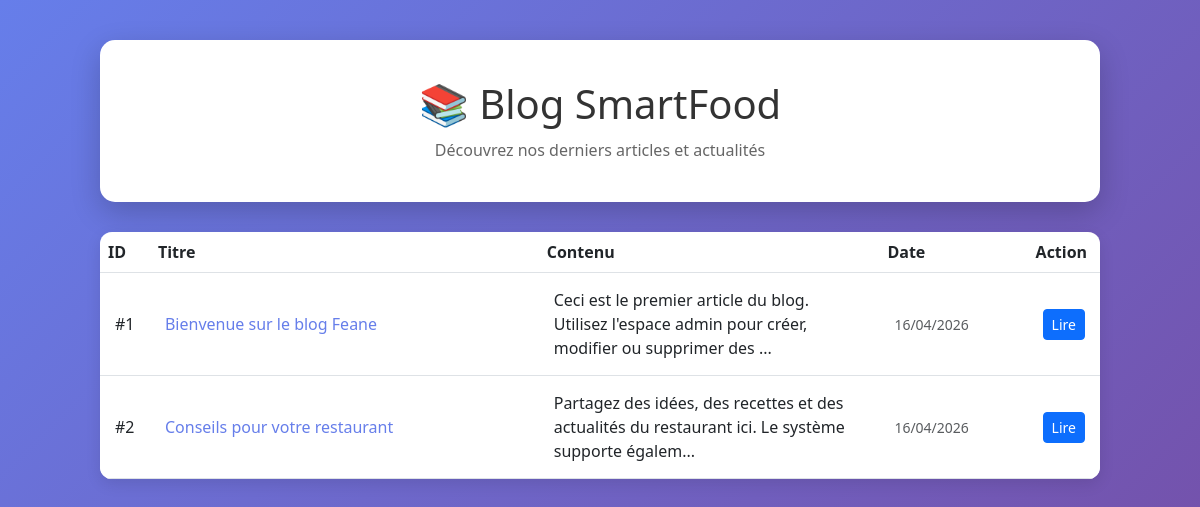
The page /blogMVC/View/FrontOffice/index.php on the database its author committed.
### tables this page shows
CREATE TABLE IF NOT EXISTS `articles` (
  `id` INT UNSIGNED NOT NULL AUTO_INCREMENT,
  `title` VARCHAR(255) NOT NULL,
  `content` TEXT NOT NULL,
  `created_at` TIMESTAMP NOT NULL DEFAULT CURRENT_TIMESTAMP,
  PRIMARY KEY (`id`)
);

### blogMVC/Controller/BlogController.php (called while the page is built, shortened)
<?php
require_once __DIR__ . '/../config.php';
require_once __DIR__ . '/../Model/Blog.php';
class BlogController
{
    private $blog;
    public function __construct(Blog $blog)
    {
        $this->blog = $blog;
    }
    public function getAllArticles(): array
    {
        return $this->blog->getAllArticles();
    }
}

### blogMVC/Model/Blog.php (called while the page is built, shortened)
<?php
class Blog
{
    private $pdo;
    public function __construct(PDO $pdo, ?int $id = null)
    {
        $this->pdo = $pdo;
    }
    public function getAllArticles(): array
    {
        try {
            $stmt = $this->pdo->query('SELECT * FROM articles ORDER BY created_at DESC');
            return $stmt->fetchAll(PDO::FETCH_ASSOC);
        } catch (PDOException $e) {
            throw new Exception('Erreur lors de la récupération des articles: ' . $e->getMessage());
        }
    }
}

### blogMVC/config.php (called while the page is built, shortened)
<?php
function h($value): string
{
    return htmlspecialchars($value, ENT_QUOTES, 'UTF-8');
}

### blogMVC/View/FrontOffice/index.php (the view, shortened to what this page needs)
<?php
require_once __DIR__ . '/../../config.php';
require_once __DIR__ . '/../../Model/Blog.php';
require_once __DIR__ . '/../../Controller/BlogController.php';
$blog = new Blog($pdo);
$controller = new BlogController($blog);
$articles = $controller->getAllArticles();
?>
<!DOCTYPE html>
<html lang="fr">
<head>
    <link rel="stylesheet" href="https://cdnjs.cloudflare.com/ajax/libs/bootstrap/5.3.0/css/bootstrap.min.css">
</head>
<body>
    <div class="blog-container">
        <div class="blog-header">
            <h1>📚 Blog SmartFood</h1>
            <p>Découvrez nos derniers articles et actualités</p>
        </div>
        <?php if (empty($articles)): ?>
            <div class="empty-state">
                <p>Aucun article pour le moment. Revenez bientôt!</p>
            </div>
        <?php else: ?>
            <div class="articles-table">
                <table class="table table-hover">
                    <thead>
                        <tr>
                            <th style="width: 5%;">ID</th>
                            <th style="width: 40%;">Titre</th>
                            <th style="width: 35%;">Contenu</th>
                            <th style="width: 15%;">Date</th>
                            <th style="width: 5%;">Action</th>
                        </tr>
                    </thead>
                    <tbody>
                        <?php foreach ($articles as $article): ?>
                            <tr>
                                <td>#<?php echo h($article['id']); ?></td>
                                <td>
                                    <a href="article.php?id=<?php echo $article['id']; ?>" class="article-title-link">
                                        <?php echo h($article['title']); ?>
                                    </a>
                                </td>
                                <td>
                                    <?php echo nl2br(h(substr($article['content'], 0, 100))); ?>...
                                </td>
                                <td>
                                    <small class="text-muted">
                                        <?php echo date('d/m/Y', strtotime($article['created_at'])); ?>
                                    </small>
                                </td>
                                <td>
                                    <a href="article.php?id=<?php echo $article['id']; ?>" class="btn btn-sm btn-primary">Lire</a>
                                </td>
                            </tr>
                        <?php endforeach; ?>
                    </tbody>
                </table>
            </div>
        <?php endif; ?>
    </div>
</body>
</html>

### blogMVC/View/FrontOffice/index.php (style rules this page uses)
body { background: linear-gradient(135deg, #667eea 0%, #764ba2 100%); min-height: 100vh; padding: 40px 0; }
.blog-container { max-width: 1000px; margin: 0 auto; }
.blog-header { background: white; border-radius: 15px; padding: 40px; margin-bottom: 30px; box-shadow: 0 10px 30px rgba(0,0,0,0.2); text-align: center; }
.blog-header h1 { color: #333; margin: 0; font-size: 2.5rem; }
.blog-header p { color: #666; margin: 10px 0 0 0; }
.articles-table { background: white; border-radius: 12px; overflow: hidden; box-shadow: 0 5px 15px rgba(0,0,0,0.1); }
.articles-table table { margin: 0; }
.articles-table thead { background: linear-gradient(135deg, #667eea 0%, #764ba2 100%); color: white; }
.articles-table td { vertical-align: middle; padding: 15px; }
.article-title-link { color: #667eea; text-decoration: none; font-weight: 500; }

### rows shown on the page
articles: id "1", title "Bienvenue sur le blog Feane", content "Ceci est le premier article du blog. Utilisez l'espace admin pour créer, modifier ou supprimer des", created_at "16/04/2026"
articles: id "2", title "Conseils pour votre restaurant", content "Partagez des idées, des recettes et des actualités du restaurant ici. Le système supporte égalem", created_at "16/04/2026"
